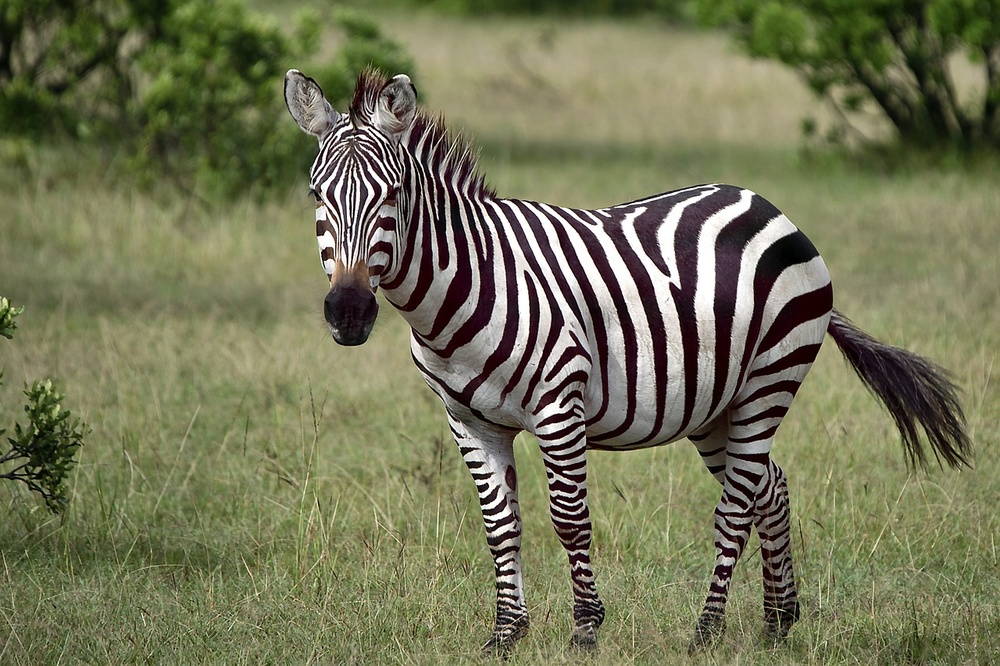
#> input picture image.jpg, 1000 x 666 px, shrunk from 1280 x 853 before the run
$ python Rotate_function.py
#> lines starting #> are read from the running program, lines starting #| are printed output that depends on the picture
# -*- coding: utf-8 -*-
"""
Created on Tue Mar 26 12:28:56 2024

@author: irodriguez
"""
import cv2

image = cv2.imread('image.jpg', 1)
#> image is the input picture: shape (666, 1000, 3); mean B, G, R 85.9, 116.3, 115.2
cv2.imshow("Original", image)

# grab the dimensions of the image and calculate the center of the
# image
(h, w) = image.shape[:2]
#> h = 666; w = 1000
(cX, cY) = (w // 2, h // 2)
#> cX = 500; cY = 333

# rotate our image by 45 degrees around the center of the image
M = cv2.getRotationMatrix2D((cX, cY), 45, 1.0)
rotated_45 = cv2.warpAffine(image, M, (w, h))
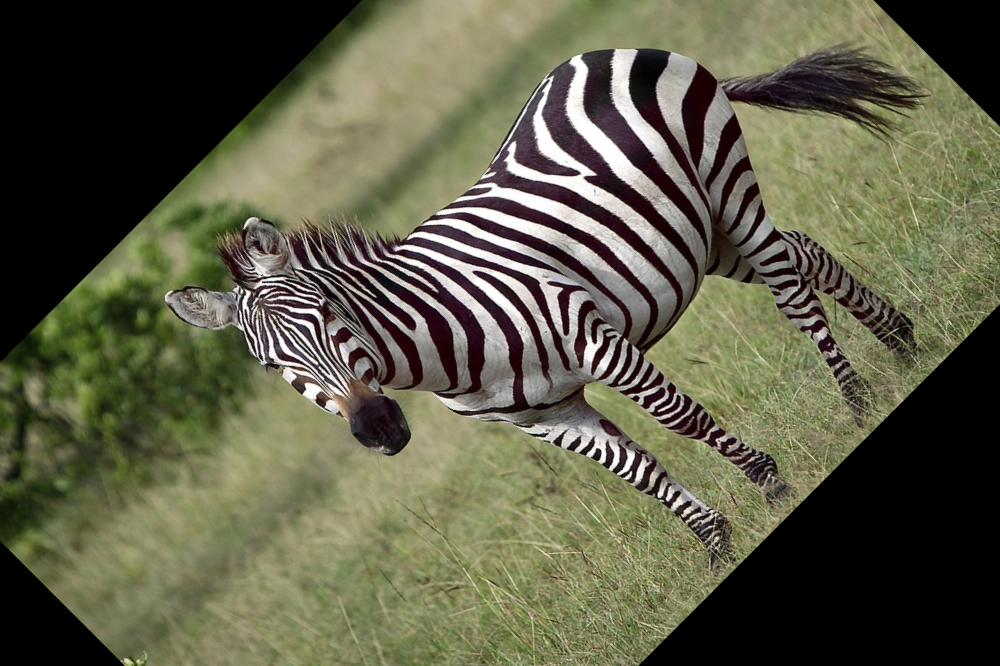
#> rotated_45: shape (666, 1000, 3); mean B, G, R 70.8, 93, 93.4
cv2.imshow("Rotated by 45 Degrees", rotated_45)

# rotate our image by -90 degrees around the image
M = cv2.getRotationMatrix2D((cX, cY), -90, 1.0)
rotated_neg_90 = cv2.warpAffine(image, M, (w, h))
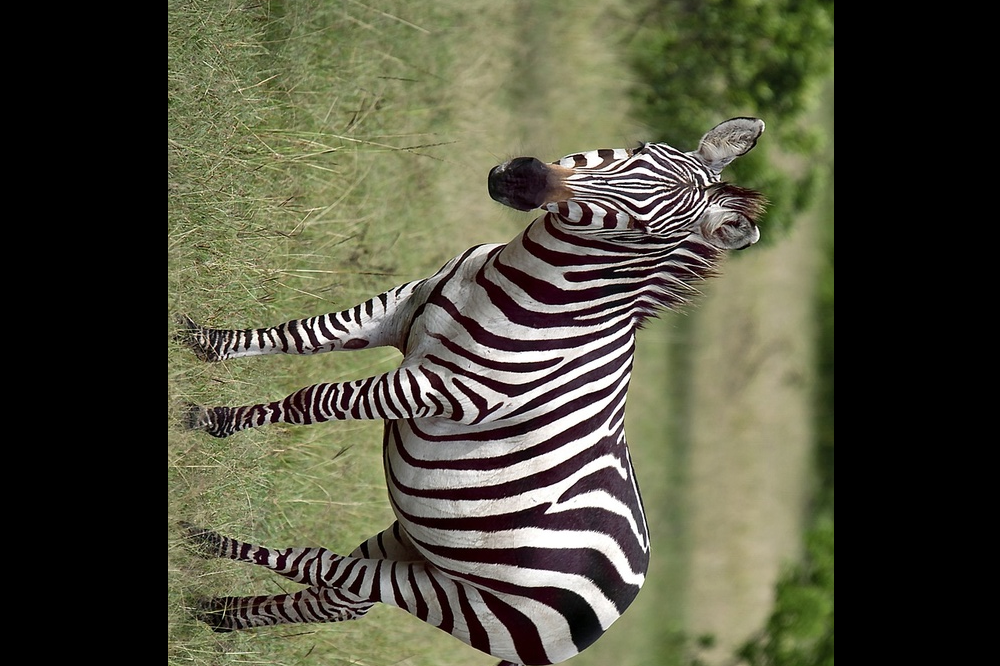
#> rotated_neg_90: shape (666, 1000, 3); mean B, G, R 61.6, 80, 80.4
cv2.imshow("Rotated by -90 Degrees", rotated_neg_90)

cv2.waitKey(0)
cv2.destroyAllWindows()
